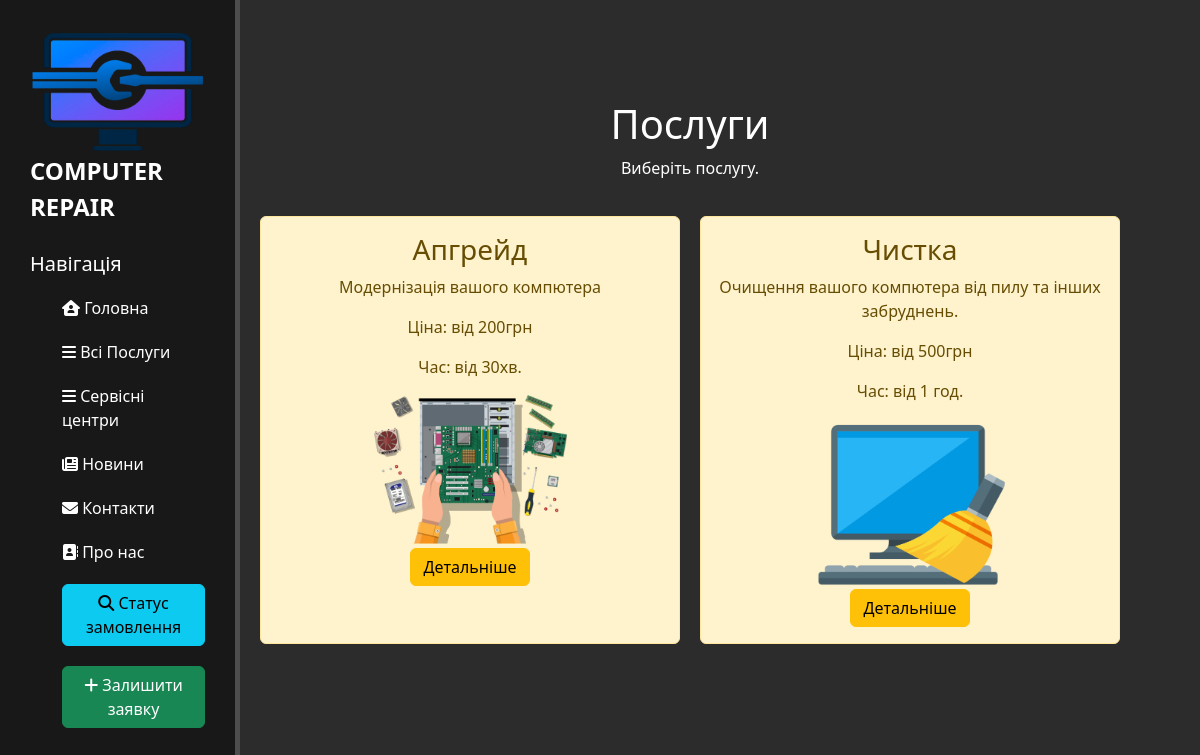
The page /favors/1/ on the database its author committed.
### favors/models.py (models this page shows, shortened)
class Favors(models.Model):
    equipment_type = models.ForeignKey(EquipmentType, on_delete=models.CASCADE, verbose_name='Тип техніки')
    title_f = models.CharField('Назва послуги', max_length=100)
    description_f = models.CharField('Опис послуги', max_length=250)
    price = models.CharField('Ціна', max_length=100)
    duration = models.CharField('Орієнтовний час виконання', max_length=100)
    image = models.ImageField('Фото послуги', upload_to='favors/', blank=True, null=True)

### favors/views.py (the view)
# urls.py: path('<int:equipment_id>/', views.equipment_detail, name='equipment_detail')
def equipment_detail(request, equipment_id):
    equipment = get_object_or_404(EquipmentType, id=equipment_id)
    favors = Favors.objects.filter(equipment_type=equipment)
    return render(request, 'favors/equipment_detail.html', {
        'equipment': equipment,
        'favors': favors,
    })

### favors/templates/favors/equipment_detail.html (shortened to what this page needs)
{% extends 'main/layout.html' %}
{% load static %}
{% block content %}
<div class="features">
    <h1>Послуги</h1>
    <p>Виберіть послугу.</p>
    <div class="features-container">
        {% for el in favors %}
            <div class="alert alert-warning text-center">
                <h3>{{ el.title_f }}</h3>
                <p>{{ el.description_f }}</p>
                <p>Ціна: {{ el.price }}</p>
                 <p>Час: {{ el.duration }}</p>
            {% if el.image %}
                 <img src="{{ el.image.url }}" alt="{{ el.title_f }}" class="feature-img">
            {% else %}
             <p>Зображення відсутнє</p>
            {% endif %}
            <a href="{% url 'equipment_detail' el.id %}" class="btn btn-warning">Детальніше</a>
            </div>
        {% empty %}
            <p>Послуг поки немає.</p>
        {% endfor %}
    </div>
</div>
{% endblock %}

### main/static/main/css/main.css (style rules this page uses)
body { background: #2c2c2c; }
main .features { float: left; color: #fff; margin-top: 100px; text-align: center; width: 75%; }
.alert-warning { float: left; clear: both; width: 400px; margin: 20px 34%; text-align: left; }
.features-container .alert { width: 100%; margin: 0; box-sizing: border-box; }
.features-container { display: grid; grid-template-columns: repeat(2, 1fr); gap: 20px; padding: 20px; }
.feature-img { max-width: 50%; display: block; margin: 0 auto; }
.text-center { text-align: center; }

### main/templates/main/layout.html (style rules this page uses)
a { text-decoration: none; }

### rows shown on the page
Favors: title_f "Апгрейд", description_f "Модернізація вашого компютера", price "від 200грн", duration "від 30хв.", image (picture)
Favors: title_f "Чистка", description_f "Очищення вашого компютера від пилу та інших забруднень.", price "від 500грн", duration "від 1 год.", image (picture)
